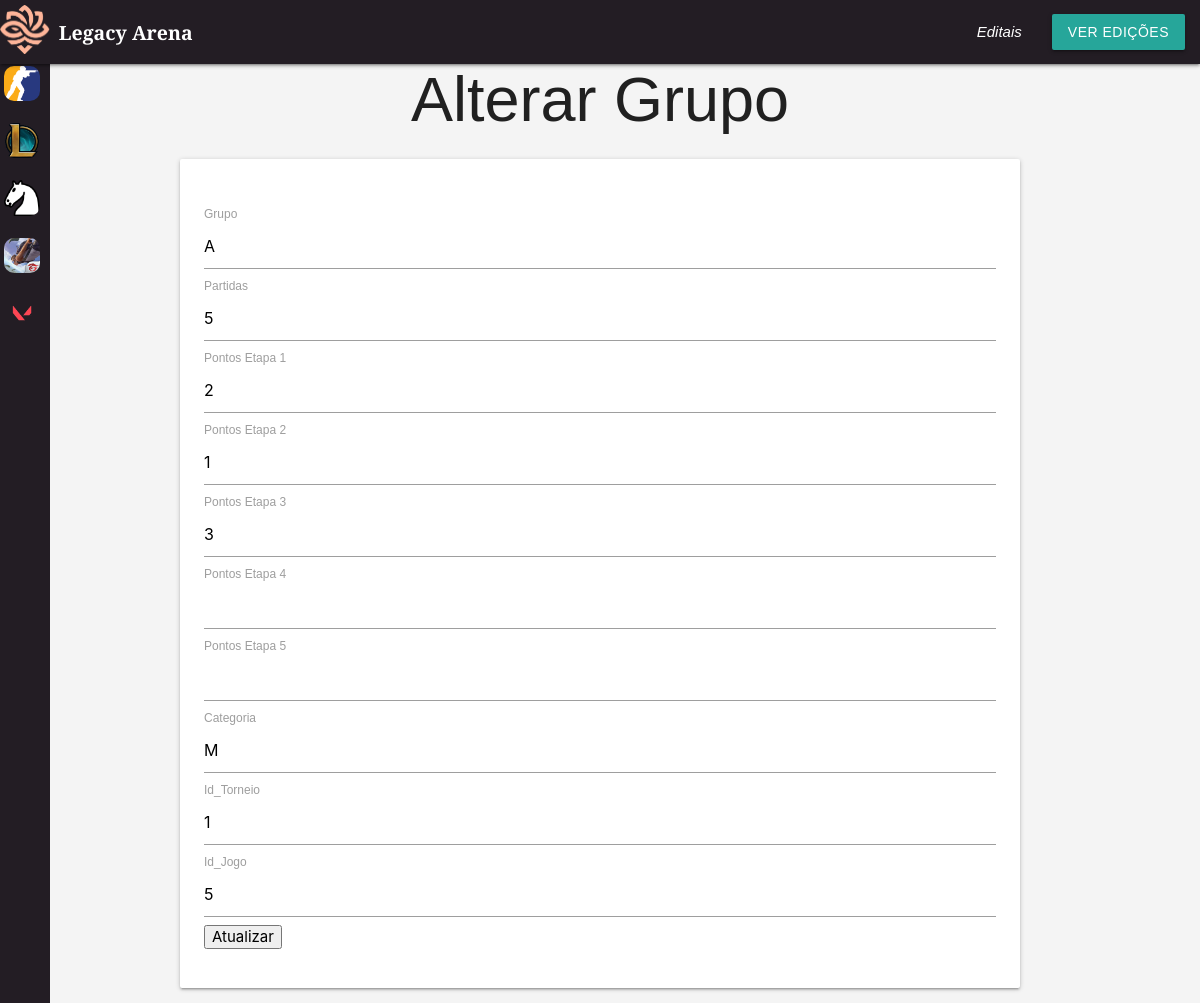
The app's page /crud/form-alterargrupo.php?id_atleta=1 with its own data.
### tables this page shows
CREATE TABLE IF NOT EXISTS `rankingxadrez` (
  `grupo` char(7) NOT NULL,
  `id_atleta` int NOT NULL,
  `partidas` int NOT NULL,
  `pontose1` int NOT NULL,
  `pontose2` int NOT NULL,
  `pontose3` int NOT NULL,
  `pontose4` int DEFAULT NULL,
  `pontose5` int DEFAULT NULL,
  `pontosT` int NOT NULL,
  `categoria` varchar(255) NOT NULL,
  `id` int NOT NULL AUTO_INCREMENT,
  `id_torneio` int NOT NULL,
  `id_jogos` int NOT NULL,
  PRIMARY KEY (`id`),
  KEY `fk_id_torneiochess` (`id_torneio`) USING BTREE,
  KEY `fk_id_jogoschess` (`id_jogos`),
  KEY `fk_id_atletachess` (`id_atleta`)
);

### conexao.php (called while the page is built, shortened)
<?php
function executarSQL($conexao, $sql)
{
    $resultado = mysqli_query($conexao, $sql);
    return $resultado;
}

### crud/form-alterargrupo.php (the view, shortened to what this page needs)
<?php
include_once "../conexao.php";
$conexao = conectar();
include_once "header.php";
$id_equipe = $_GET['id_equipe'] ?? null;
$id_atleta = $_GET['id_atleta'] ?? null;
if ($id_atleta) {
    $sql_xadrez = "SELECT * FROM rankingxadrez WHERE id_atleta = $id_atleta";
    $resultado_xadrez = executarSQL($conexao, $sql_xadrez);
    $grupos = mysqli_fetch_assoc($resultado_xadrez);
}
?>
<!DOCTYPE html>
<html lang="pt-BR">
<head>
    <link type="text/css" rel="stylesheet" href="../css/style.css" media="screen,projection" />
</head>
<body>
    <main class="container"> <br>
        <h1 class="center-align">Alterar Grupo</h1>
        <div class="card-panel">
            <form action="alterargrupo.php" method="post" enctype="multipart/form-data">
                <br>
                <label>Grupo
                    <input type="text" name="grupo" value="<?= ($grupos['grupo']) ?>" required>
                </label><br>
                <label>Partidas
                    <input type="text" name="partidas" value="<?= ($grupos['partidas']) ?>" required>
                </label><br>
<?php  if($grupos['id_jogos'] == 5)  {?>
                <label>Pontos Etapa 1
                    <input type="text" name="pontose1" value="<?= ($grupos['pontose1']) ?>" required>
                </label><br>
                <label>Pontos Etapa 2
                    <input type="text" name="pontose2" value="<?= ($grupos['pontose2']) ?>" required>
                </label><br>
                <label>Pontos Etapa 3
                    <input type="text" name="pontose3" value="<?= ($grupos['pontose3']) ?>" required>
                </label><br>
                <label>Pontos Etapa 4
                    <input type="text" name="pontose4" value="<?= ($grupos['pontose4']) ?>" >
                </label><br>
                <label>Pontos Etapa 5
                    <input type="text" name="pontose5" value="<?= ($grupos['pontose5']) ?>" >
                </label><br>
                <label>Categoria
                    <input type="text" name="categoria" value="<?= ($grupos['categoria']) ?>" required>
                </label><br>
<?php } ?>
                <label>Id_Torneio
                    <input type="number" name="id_torneio" value="<?= ($grupos['id_torneio']) ?>" required>
                </label><br>
                <label>Id_Jogo
                    <input type="number" name="id_jogos" value="<?= ($grupos['id_jogos']) ?>" required>
                </label><br>
                <input type="submit" value="Atualizar">
            </form>
        </div>
    </main>
</body>
</html>

### records on screen
rankingxadrez: grupo "A", partidas "5", pontose1 "2", pontose2 "1", pontose3 "3", categoria "M", id_torneio "1", id_jogos "5"
